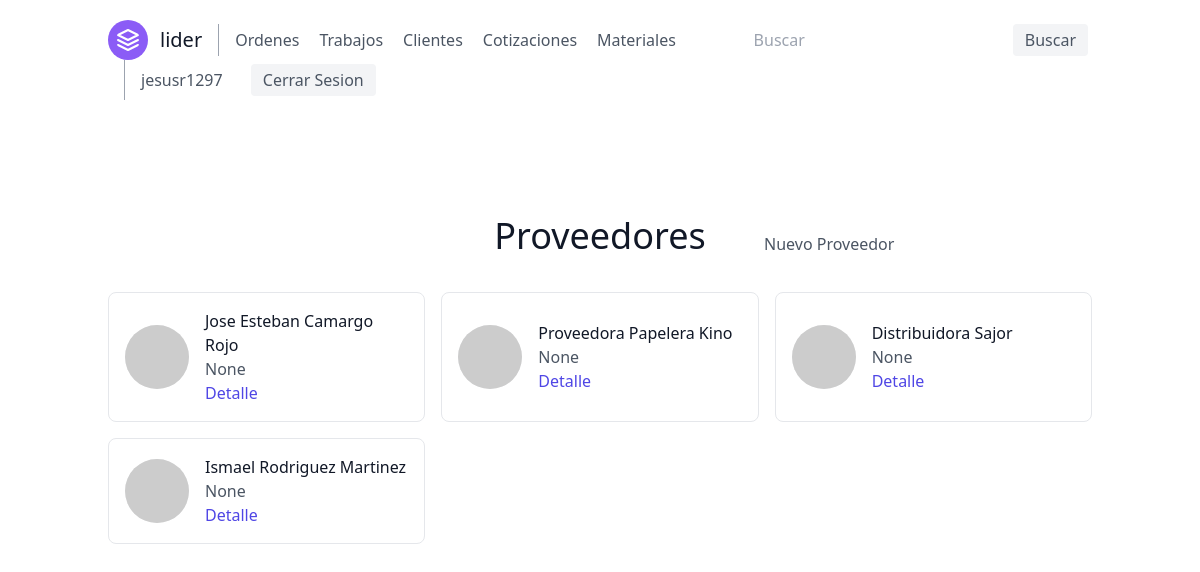
Page /proveedores/ (signed in) on the committed database.
### orders/models.py (models this page shows, shortened)
class Supplier(models.Model):
    id = models.CharField(max_length=13, primary_key=True, verbose_name='RFC')
    name = models.CharField(max_length=50, blank=True, null=True)
    city = models.CharField(max_length=50, null=True, blank=True)

### suppliers/views.py (the view)
# urls.py: path('', views.SupplierListView.as_view(), name='supplier-list'),
class SupplierListView(LoginRequiredMixin, generic.ListView):
    model = Supplier
    template_name = 'suppliers/supplier_list.html'

### suppliers/templates/suppliers/supplier_list.html
{% extends 'base.html' %}
{% block content %}
    <section class="text-gray-600 body-font">
        <div class="container px-5 py-24 mx-auto">
            <div class="grid grid-cols-3 text-center w-full mb-5">
                <p></p>
                <h1 class="sm:text-4xl text-3xl font-medium title-font mb-4 text-gray-900">Proveedores</h1>
                <a class="grid content-center justify-start" href="{% url 'suppliers:supplier-create' %}">Nuevo Proveedor</a>
            </div>
            <div class="flex flex-wrap -m-2">
                {% for supplier in supplier_list %}
                    <div class="p-2 lg:w-1/3 md:w-1/2 w-full">
                        <div class="h-full flex items-center border-gray-200 border p-4 rounded-lg">
                            <img alt="team"
                                 class="w-16 h-16 bg-gray-100 object-cover object-center flex-shrink-0 rounded-full mr-4"
                                 src="https://dummyimage.com/80x80">
                            <div class="flex-grow">
                                <h2 class="text-gray-900 title-font font-medium">{{ supplier.name|title }}</h2>
                                <p>{{ supplier.city}}</p>
                                <a href="{% url 'suppliers:supplier-detail' supplier.id %}"
                                   class="text-indigo-600 hover:text-blue-500">Detalle</a>
                            </div>
                        </div>
                    </div>
                {% endfor %}
            </div>
        </div>
    </section>
{% endblock content %}

### templates/navbar.html (shortened to what this page needs)
<header class="text-gray-600 body-font">
    <div class="container mx-auto flex flex-wrap p-5 flex-col md:flex-row items-center">
        <a href="{% url 'home' %}" class="flex title-font font-medium items-center text-gray-900 mb-4 md:mb-0">
            <svg xmlns="http://www.w3.org/2000/svg" fill="none" stroke="currentColor" stroke-linecap="round"
                 stroke-linejoin="round" stroke-width="2" class="w-10 h-10 text-white p-2 bg-purple-500 rounded-full"
                 viewBox="0 0 24 24">
                <path d="M12 2L2 7l10 5 10-5-10-5zM2 17l10 5 10-5M2 12l10 5 10-5"></path>
            </svg>
            <span class="ml-3 text-xl">lider</span>
        </a>
        <nav class="md:mr-auto md:ml-4 md:py-1 md:pl-4 md:border-l md:border-gray-400	flex flex-wrap items-center text-base justify-center">
            <a class="mr-5 hover:text-gray-900" href="{% url 'order-list' %}">Ordenes</a>
            <a class="mr-5 hover:text-gray-900" href="{% url 'lider' %}">Trabajos</a>
            <a class="mr-5 hover:text-gray-900" href="{% url 'customers' %}">Clientes</a>
            <a class="mr-5 hover:text-gray-900" href="{% url 'budgets' %}">Cotizaciones</a>
            <a class="mr-5 hover:text-gray-900" href="{% url 'material-list' %}">Materiales</a>
        </nav>
        <form class="my-auto" role="search"
              method="GET" action="{% url 'search' %}">
            <input class='mr-5 hover:text-gray-900' type="text" placeholder="Buscar" aria-label="Search" name="q">
            <button class="items-center justify-center flex flex-wrap inline-flex items-center bg-gray-100 border-0 py-1 px-3 focus:outline-none hover:bg-gray-200 rounded text-base mt-4 md:mt-0 mx-1"
                    type="submit">Buscar
            </button>
        </form>
        <div class="md:ml-4 md:py-1 md:pl-4 md:border-l md:border-gray-400">
            {% if request.user.is_authenticated %}
                <a class="mr-5 hover:text-gray-900">{{ request.user }}</a>
                <a href="{% url 'logout' %}"
                   class="inline-flex items-center bg-gray-100 border-0 py-1 px-3 focus:outline-none hover:bg-gray-200 rounded text-base mt-4 md:mt-0 mx-1">
                    Cerrar Sesion
                </a>
            {% endif %}
        </div>
    </div>
</header>

### rows in the picture
Supplier: name "Jose Esteban Camargo Rojo", city "None"
Supplier: name "Proveedora Papelera Kino", city "None"
Supplier: name "Distribuidora Sajor", city "None"
Supplier: name "Ismael Rodriguez Martinez", city "None"

### other values in the picture
{{ request.user }} "jesusr1297"
